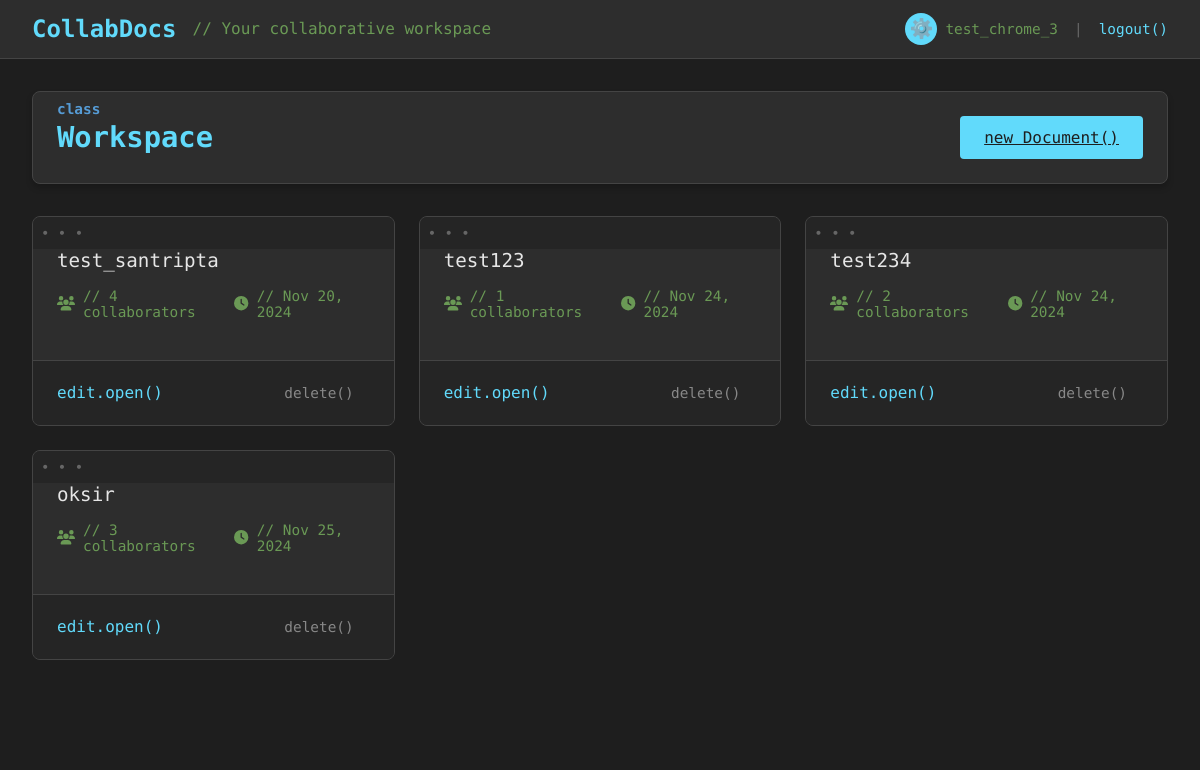
Before: / (signed in) with the older database file.
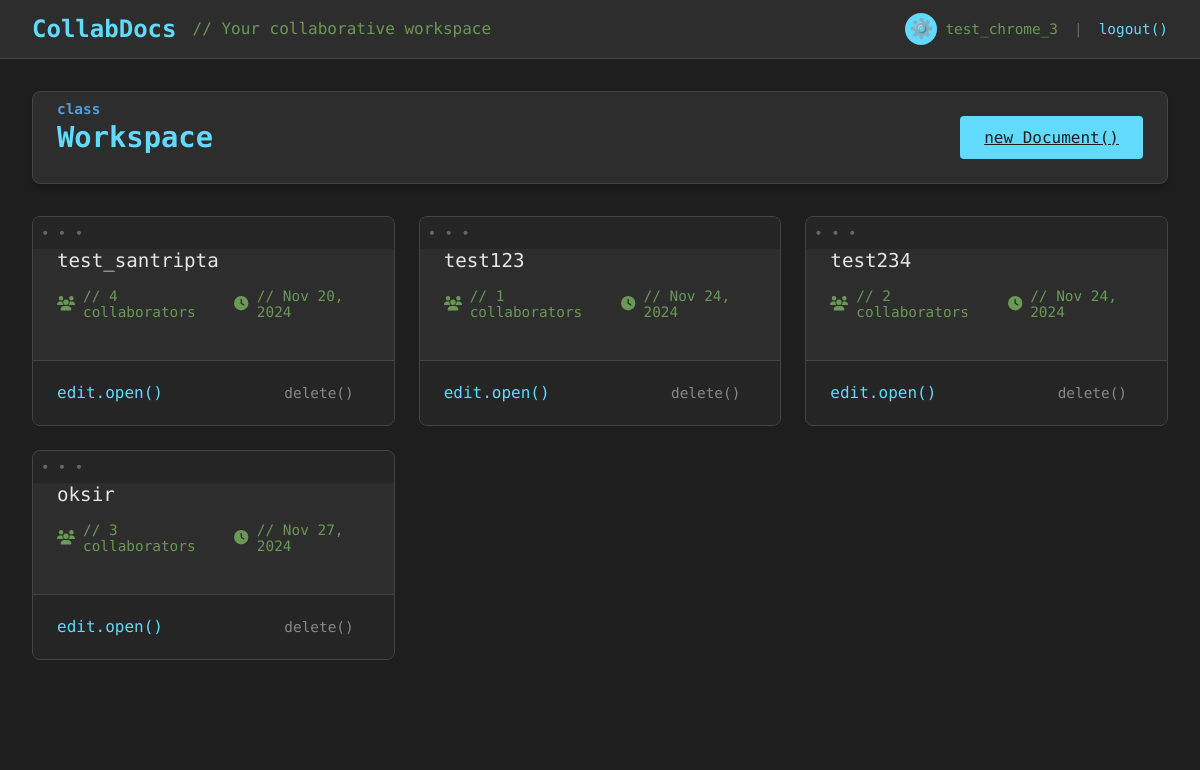
After: the same page with the newer database file.
### editor/models.py (models this page shows, shortened)
class Document(models.Model):
    title = models.CharField(max_length=255)
    content = models.TextField(blank=True, default='')  # Store the document content as JSON
    collaborators = models.ManyToManyField(User, related_name='documents')
    created_at = models.DateTimeField(auto_now_add=True)
    updated_at = models.DateTimeField(auto_now=True)

### editor/views.py (the view)
# urls.py: path('', views.document_list, name='document_list'),
@login_required
def document_list(request):
    documents = Document.objects.filter(collaborators=request.user)
    return render(request, 'document_list.html', {'documents': documents})

### templates/document_list.html (shortened to what this page needs)
{% extends 'base.html' %}
{% block content %}
<div class="dashboard-container">
    <div class="dashboard-header">
        <h2 class="dashboard-title">Workspace</h2>
        <a href="{% url 'document_create' %}" class="btn-create">
            new Document()
        </a>
    </div>
    {% if documents %}
    <div class="documents-grid">
        {% for document in documents %}
        <div class="document-card">
            <div class="document-content">
                <a href="{% url 'document_edit' document.pk %}" class="document-title">
                    {{ document.title }}
                </a>
                <div class="document-stats">
                    <span class="stat-item">
                        <i class="fas fa-users"></i>
                        // {{ document.collaborators.count }} collaborators
                    </span>
                    <span class="stat-item">
                        <i class="fas fa-clock"></i>
                        // {{ document.updated_at|date:"M d, Y" }}
                    </span>
                </div>
            </div>
            <div class="document-actions">
                <a href="{% url 'document_edit' document.pk %}" class="btn-edit">
                    edit.open()
                </a>
                <form action="{% url 'document_delete' document.pk %}" method="post" style="margin: 0;">
                    <button type="submit" class="btn-delete" onclick="return confirm('Are you sure you want to delete this document?');">
                        delete()
                    </button>
                </form>
            </div>
        </div>
        {% endfor %}
    </div>
    {% else %}
    <div class="empty-state">
        <h3>// Workspace is empty</h3>
        <p>Initialize your first document to begin</p>
    </div>
    {% endif %}
</div>
{% endblock %}

### templates/base.html (shortened to what this page needs)
{% load static %}
<!DOCTYPE html>
<html lang="en">
<head>
</head>
<body>
    <header>
        <div class="brand-section">
            <a href="{% url 'document_list' %}" class="brand-name">CollabDocs</a>
            {% if user.is_authenticated %}
            <span style="color: #6a9955">// Your collaborative workspace</span>
            {% endif %}
        </div>
        <div class="user-section">
            {% if user.is_authenticated %}
                <div class="user-info">
                    <div class="user-avatar" id="userAvatar"></div>
                    <span>{{ user.username }}</span>
                    <div class="separator">|</div>
                    <form action="{% url 'logout' %}" method="post" style="display: inline;">
                        <button type="submit" class="logout-btn">logout()</button>
                    </form>
                </div>
            {% else %}
                <div class="auth-links">
                    <a href="{% url 'login' %}">login()</a>
                    <div class="separator" style="display: inline;">|</div>
                    <a href="{% url 'register' %}">register()</a>
                </div>
            {% endif %}
        </div>
    </header>
    <main>
        {% block content %}{% endblock %}
    </main>
</body>
</html>

### templates/base.html (style rules this page uses)
body, html { margin: 0; padding: 0; background-color: #1e1e1e; color: #e6e6e6; font-family: 'Fira Code', monospace; }
header { background-color: #2d2d2d; padding: 0.8rem 2rem; border-bottom: 1px solid #444; display: flex; justify-content: space-between; align-items: center; }
.brand-section { display: flex; align-items: center; gap: 1rem; }
.brand-name { color: #61dafb; margin: 0; font-size: 1.5rem; font-weight: 600; text-decoration: none; }
.user-section { display: flex; align-items: center; gap: 1rem; }
.user-avatar { width: 32px; height: 32px; border-radius: 50%; background: #61dafb; display: flex; align-items: center; justify-content: center; font-size: 1.2rem; cursor: pointer; transition: transform 0.2s ease; }
.user-info { display: flex; align-items: center; gap: 0.5rem; color: #e6e6e6; font-size: 0.9rem; }
.user-info span { color: #6a9955; }
.auth-links a, .logout-btn { color: #61dafb; text-decoration: none; background: none; border: none; padding: 0; font: inherit; cursor: pointer; font-size: 0.9rem; }
main { min-height: calc(100vh - 60px); }
.separator { color: #666; margin: 0 0.5rem; }

### templates/document_list.html (style rules this page uses)
.dashboard-container { min-height: calc(100vh - 180px); padding: 2rem; background-color: #1e1e1e; font-family: 'Fira Code', monospace; }
.dashboard-header { display: flex; justify-content: space-between; align-items: center; margin-bottom: 2rem; padding: 1.5rem; background: #2d2d2d; border-radius: 8px; border: 1px solid #444; box-shadow: 0 4px 6px rgba(0, 0, 0, 0.2); }
.dashboard-title { color: #61dafb; font-size: 1.8rem; margin: 0; position: relative; display: inline-block; }
.dashboard-title::before { content: 'class'; position: absolute; top: -1.2rem; left: 0; font-size: 0.9rem; color: #569cd6; }
.documents-grid { display: grid; grid-template-columns: repeat(auto-fill, minmax(300px, 1fr)); gap: 1.5rem; margin-top: 1.5rem; }
.document-card { background: #2d2d2d; border-radius: 8px; overflow: hidden; transition: all 0.3s ease; position: relative; border: 1px solid #444; }
.document-card::before { content: '• • •'; position: absolute; top: 0; left: 0; padding: 8px; color: #666; font-size: 14px; background: #252525; width: 100%; }
.document-content { padding: 2rem 1.5rem 1.5rem; }
.document-title { color: #e6e6e6; font-size: 1.2rem; font-weight: 500; margin-bottom: 1rem; display: block; text-decoration: none; }
.document-stats { display: flex; gap: 1rem; margin-bottom: 1rem; font-size: 0.9rem; color: #6a9955; }
.stat-item { display: flex; align-items: center; gap: 0.5rem; }
.document-actions { display: flex; justify-content: space-between; align-items: center; padding: 1rem 1.5rem; background: #252525; border-top: 1px solid #444; }
.btn-create { background: #61dafb; color: #1e1e1e; border: none; padding: 0.75rem 1.5rem; border-radius: 4px; font-weight: 500; font-family: 'Fira Code', monospace; transition: all 0.3s ease; }
.btn-edit { color: #61dafb; text-decoration: none; font-weight: 500; transition: color 0.2s; }
.btn-delete { background: transparent; color: #888; border: none; font-size: 0.9rem; transition: all 0.2s; padding: 0.5rem 1rem; border-radius: 4px; font-family: 'Fira Code', monospace; }

Changed rows visible on the page:
changed Document "oksir": updated_at "Nov 25, 2024" → "Nov 27, 2024"
